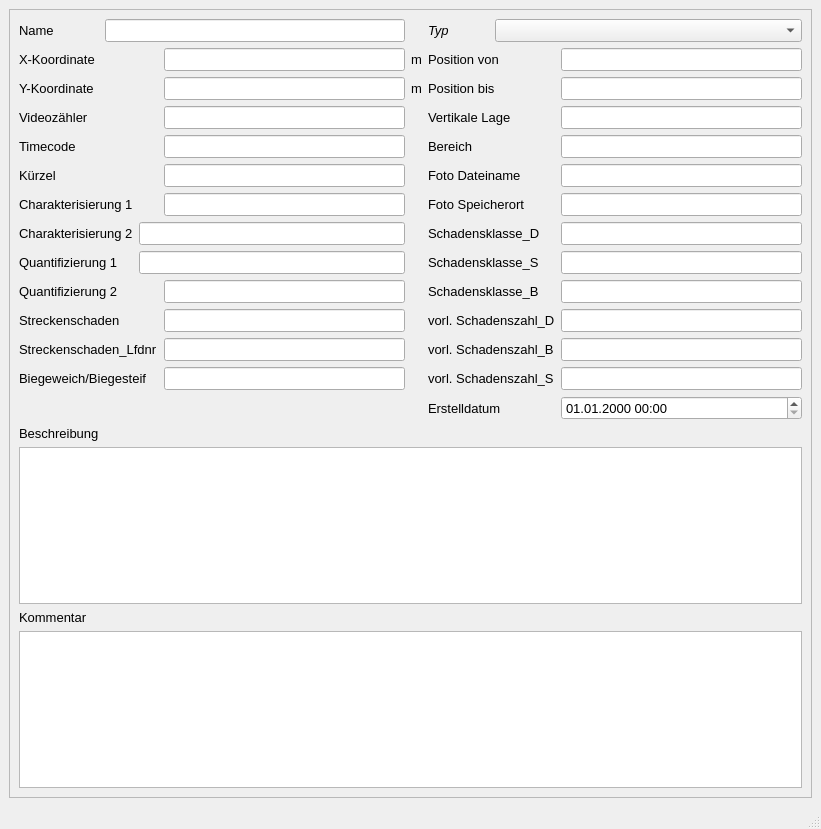
<?xml version="1.0" encoding="UTF-8"?>
<ui version="4.0">
 <class>MainWindow</class>
 <widget class="QMainWindow" name="MainWindow">
  <property name="enabled">
   <bool>true</bool>
  </property>
  <property name="geometry">
   <rect>
    <x>0</x>
    <y>0</y>
    <width>821</width>
    <height>829</height>
   </rect>
  </property>
  <property name="minimumSize">
   <size>
    <width>631</width>
    <height>393</height>
   </size>
  </property>
  <property name="font">
   <font>
    <family>Tahoma</family>
    <pointsize>10</pointsize>
   </font>
  </property>
  <property name="windowTitle">
   <string>MainWindow</string>
  </property>
  <widget class="QWidget" name="centralwidget">
   <layout class="QGridLayout" name="gridLayout">
    <item row="0" column="0">
     <widget class="QScrollArea" name="scrollArea">
      <property name="widgetResizable">
       <bool>true</bool>
      </property>
      <widget class="QWidget" name="scrollAreaWidgetContents">
       <property name="geometry">
        <rect>
         <x>0</x>
         <y>0</y>
         <width>797</width>
         <height>752</height>
        </rect>
       </property>
       <layout class="QGridLayout" name="gridLayout_2">
        <item row="7" column="0" colspan="2">
         <widget class="QLabel" name="label_43">
          <property name="text">
           <string>Charakterisierung 2</string>
          </property>
         </widget>
        </item>
        <item row="12" column="0" colspan="3">
         <widget class="QLabel" name="label_57">
          <property name="text">
           <string>Biegeweich/Biegesteif</string>
          </property>
         </widget>
        </item>
        <item row="1" column="5" colspan="2">
         <widget class="QLabel" name="label_59">
          <property name="text">
           <string>Position von</string>
          </property>
         </widget>
        </item>
        <item row="6" column="3">
         <widget class="QLineEdit" name="charakt1"/>
        </item>
        <item row="12" column="3">
         <widget class="QLineEdit" name="bewertungstag_2">
          <property name="text">
           <string/>
          </property>
         </widget>
        </item>
        <item row="6" column="0" colspan="2">
         <widget class="QLabel" name="label_55">
          <property name="text">
           <string>Charakterisierung 1</string>
          </property>
         </widget>
        </item>
        <item row="10" column="5" colspan="2">
         <widget class="QLabel" name="label_50">
          <property name="text">
           <string>vorl. Schadenszahl_D</string>
          </property>
         </widget>
        </item>
        <item row="6" column="5" colspan="2">
         <widget class="QLabel" name="label_64">
          <property name="text">
           <string>Foto Speicherort</string>
          </property>
         </widget>
        </item>
        <item row="7" column="2" colspan="2">
         <widget class="QLineEdit" name="charakt2"/>
        </item>
        <item row="8" column="7">
         <widget class="QLineEdit" name="Schadensklasse_S"/>
        </item>
        <item row="15" column="0" colspan="8">
         <widget class="QTextEdit" name="Beschreibung"/>
        </item>
        <item row="7" column="7">
         <widget class="QLineEdit" name="Schadensklasse_D"/>
        </item>
        <item row="16" column="0">
         <widget class="QLabel" name="label_14">
          <property name="text">
           <string>Kommentar</string>
          </property>
         </widget>
        </item>
        <item row="5" column="5" colspan="2">
         <widget class="QLabel" name="label_63">
          <property name="text">
           <string>Foto Dateiname</string>
          </property>
         </widget>
        </item>
        <item row="11" column="0" colspan="3">
         <widget class="QLabel" name="label_58">
          <property name="text">
           <string>Streckenschaden_Lfdnr</string>
          </property>
         </widget>
        </item>
        <item row="8" column="0" colspan="2">
         <widget class="QLabel" name="label_44">
          <property name="text">
           <string>Quantifizierung 1</string>
          </property>
         </widget>
        </item>
        <item row="14" column="0">
         <widget class="QLabel" name="label_15">
          <property name="text">
           <string>Beschreibung</string>
          </property>
         </widget>
        </item>
        <item row="10" column="0" colspan="2">
         <widget class="QLabel" name="label_46">
          <property name="text">
           <string>Streckenschaden</string>
          </property>
         </widget>
        </item>
        <item row="3" column="0">
         <widget class="QLabel" name="label_51">
          <property name="text">
           <string>Videozähler</string>
          </property>
         </widget>
        </item>
        <item row="0" column="0">
         <widget class="QLabel" name="label">
          <property name="text">
           <string>Name</string>
          </property>
         </widget>
        </item>
        <item row="2" column="5" colspan="2">
         <widget class="QLabel" name="label_60">
          <property name="text">
           <string>Position bis</string>
          </property>
         </widget>
        </item>
        <item row="11" column="7">
         <widget class="QLineEdit" name="vorlaufige_Schadenszahl_B">
          <property name="text">
           <string/>
          </property>
         </widget>
        </item>
        <item row="3" column="3">
         <widget class="QLineEdit" name="videozaehler"/>
        </item>
        <item row="1" column="3">
         <widget class="QLineEdit" name="x">
          <property name="readOnly">
           <bool>true</bool>
          </property>
         </widget>
        </item>
        <item row="13" column="7">
         <widget class="QgsDateTimeEdit" name="createdat">
          <property name="currentSection">
           <enum>QDateTimeEdit::DaySection</enum>
          </property>
          <property name="displayFormat">
           <string>dd.MM.yyyy HH:mm</string>
          </property>
         </widget>
        </item>
        <item row="2" column="3">
         <widget class="QLineEdit" name="y">
          <property name="readOnly">
           <bool>true</bool>
          </property>
         </widget>
        </item>
        <item row="11" column="5" colspan="2">
         <widget class="QLabel" name="label_54">
          <property name="text">
           <string>vorl. Schadenszahl_B</string>
          </property>
         </widget>
        </item>
        <item row="8" column="5" colspan="2">
         <widget class="QLabel" name="label_48">
          <property name="text">
           <string>Schadensklasse_S</string>
          </property>
         </widget>
        </item>
        <item row="1" column="4">
         <widget class="QLabel" name="label_11">
          <property name="text">
           <string>m</string>
          </property>
         </widget>
        </item>
        <item row="4" column="0">
         <widget class="QLabel" name="label_52">
          <property name="text">
           <string>Timecode</string>
          </property>
         </widget>
        </item>
        <item row="9" column="3">
         <widget class="QLineEdit" name="quantnr2"/>
        </item>
        <item row="2" column="7">
         <widget class="QLineEdit" name="pos_bis"/>
        </item>
        <item row="10" column="7">
         <widget class="QLineEdit" name="vorlaufige_Schadenszahl_D">
          <property name="text">
           <string/>
          </property>
         </widget>
        </item>
        <item row="5" column="3">
         <widget class="QLineEdit" name="kuerzel"/>
        </item>
        <item row="11" column="3">
         <widget class="QLineEdit" name="streckenschaden_lfdnr"/>
        </item>
        <item row="3" column="7">
         <widget class="QLineEdit" name="vertikale_lage"/>
        </item>
        <item row="4" column="7">
         <widget class="QLineEdit" name="bereich"/>
        </item>
        <item row="9" column="7">
         <widget class="QLineEdit" name="Schadensklasse_B"/>
        </item>
        <item row="1" column="7">
         <widget class="QLineEdit" name="pos_von"/>
        </item>
        <item row="9" column="5" colspan="2">
         <widget class="QLabel" name="label_49">
          <property name="text">
           <string>Schadensklasse_B</string>
          </property>
         </widget>
        </item>
        <item row="0" column="5">
         <widget class="QLabel" name="label_21">
          <property name="font">
           <font>
            <family>Tahoma</family>
            <pointsize>10</pointsize>
            <italic>true</italic>
           </font>
          </property>
          <property name="text">
           <string>Typ</string>
          </property>
         </widget>
        </item>
        <item row="0" column="1" colspan="3">
         <widget class="QLineEdit" name="untersuchsch"/>
        </item>
        <item row="5" column="7">
         <widget class="QLineEdit" name="foto_dateiname"/>
        </item>
        <item row="12" column="5" colspan="2">
         <widget class="QLabel" name="label_56">
          <property name="text">
           <string>vorl. Schadenszahl_S</string>
          </property>
         </widget>
        </item>
        <item row="12" column="7">
         <widget class="QLineEdit" name="vorlaufige_Schadenszahl_S">
          <property name="text">
           <string/>
          </property>
         </widget>
        </item>
        <item row="1" column="0">
         <widget class="QLabel" name="label_6">
          <property name="text">
           <string>X-Koordinate</string>
          </property>
         </widget>
        </item>
        <item row="6" column="7">
         <widget class="QLineEdit" name="ordner"/>
        </item>
        <item row="7" column="5" colspan="2">
         <widget class="QLabel" name="label_47">
          <property name="text">
           <string>Schadensklasse_D</string>
          </property>
         </widget>
        </item>
        <item row="13" column="5" colspan="2">
         <widget class="QLabel" name="label_70">
          <property name="text">
           <string>Erstelldatum</string>
          </property>
         </widget>
        </item>
        <item row="4" column="5" colspan="2">
         <widget class="QLabel" name="label_62">
          <property name="text">
           <string>Bereich</string>
          </property>
         </widget>
        </item>
        <item row="9" column="0" colspan="2">
         <widget class="QLabel" name="label_45">
          <property name="text">
           <string>Quantifizierung 2</string>
          </property>
         </widget>
        </item>
        <item row="0" column="6" colspan="2">
         <widget class="QComboBox" name="schachttyp">
          <property name="font">
           <font>
            <family>Tahoma</family>
            <pointsize>10</pointsize>
            <italic>true</italic>
           </font>
          </property>
          <property name="toolTip">
           <string>&lt;html&gt;&lt;head/&gt;&lt;body&gt;&lt;p&gt;Hier kann der Knotentyp geändert werden&lt;/p&gt;&lt;/body&gt;&lt;/html&gt;</string>
          </property>
          <property name="statusTip">
           <string>Hier kann der Knotentyp geändert werden</string>
          </property>
          <property name="whatsThis">
           <string>Hier kann der Knotentyp geändert werden</string>
          </property>
         </widget>
        </item>
        <item row="3" column="5" colspan="2">
         <widget class="QLabel" name="label_61">
          <property name="text">
           <string>Vertikale Lage</string>
          </property>
         </widget>
        </item>
        <item row="10" column="3">
         <widget class="QLineEdit" name="streckenschaden"/>
        </item>
        <item row="2" column="4">
         <widget class="QLabel" name="label_12">
          <property name="text">
           <string>m</string>
          </property>
         </widget>
        </item>
        <item row="8" column="2" colspan="2">
         <widget class="QLineEdit" name="quantnr1"/>
        </item>
        <item row="4" column="3">
         <widget class="QLineEdit" name="timecode"/>
        </item>
        <item row="2" column="0">
         <widget class="QLabel" name="label_9">
          <property name="text">
           <string>Y-Koordinate</string>
          </property>
         </widget>
        </item>
        <item row="17" column="0" colspan="8">
         <widget class="QTextEdit" name="kommentar"/>
        </item>
        <item row="5" column="0">
         <widget class="QLabel" name="label_53">
          <property name="text">
           <string>Kürzel</string>
          </property>
         </widget>
        </item>
       </layout>
      </widget>
     </widget>
    </item>
   </layout>
  </widget>
  <widget class="QMenuBar" name="menubar">
   <property name="geometry">
    <rect>
     <x>0</x>
     <y>0</y>
     <width>821</width>
     <height>27</height>
    </rect>
   </property>
  </widget>
  <widget class="QStatusBar" name="statusbar"/>
 </widget>
 <customwidgets>
  <customwidget>
   <class>QgsDateTimeEdit</class>
   <extends>QDateTimeEdit</extends>
   <header>qgsdatetimeedit.h</header>
  </customwidget>
 </customwidgets>
 <tabstops>
  <tabstop>untersuchsch</tabstop>
  <tabstop>schachttyp</tabstop>
  <tabstop>createdat</tabstop>
  <tabstop>kommentar</tabstop>
 </tabstops>
 <resources/>
 <connections/>
</ui>
